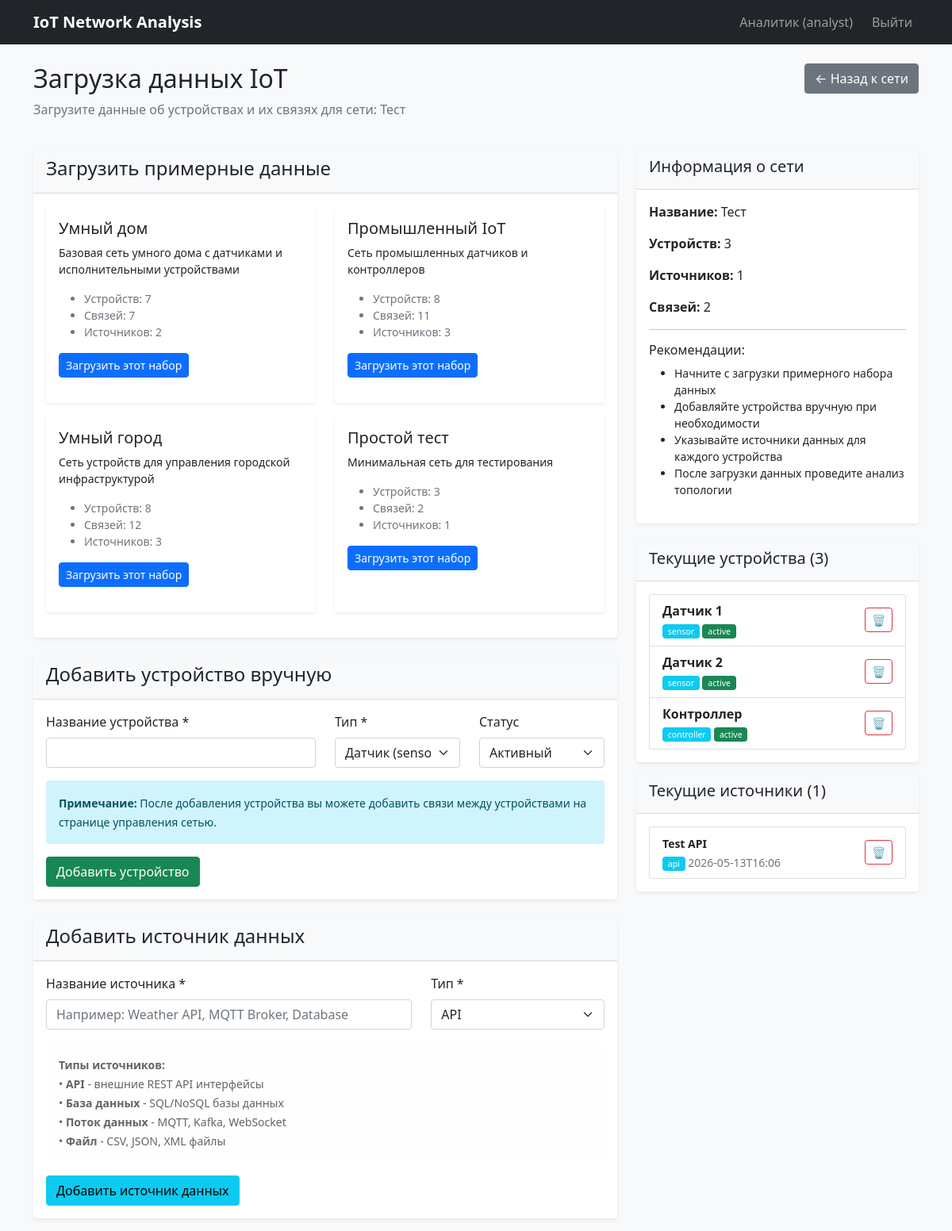
The app's page /load_data/1 (signed in) with its own data.
### tables this page shows
CREATE TABLE iot_networks (
                id INTEGER PRIMARY KEY AUTOINCREMENT,
                description TEXT,
                network_name TEXT NOT NULL,
                created_at TEXT DEFAULT CURRENT_TIMESTAMP,
                user_id INTEGER,
                FOREIGN KEY (user_id) REFERENCES users (id)
            );

CREATE TABLE devices (
                id INTEGER PRIMARY KEY AUTOINCREMENT,
                device_name TEXT NOT NULL,
                status TEXT NOT NULL,
                type TEXT NOT NULL,
                network_id INTEGER NOT NULL,
                FOREIGN KEY (network_id) REFERENCES iot_networks (id)
            );

CREATE TABLE data_sources (
                id INTEGER PRIMARY KEY AUTOINCREMENT,
                datasource_name TEXT NOT NULL,
                last_update TEXT NOT NULL,
                type TEXT NOT NULL,
                network_id INTEGER NOT NULL,
                FOREIGN KEY (network_id) REFERENCES iot_networks (id)
            );

### app.py (the view, shortened to what this page needs)
@app.route('/load_data/<int:network_id>', methods=['GET', 'POST'])
def load_data(network_id):
    if 'user_id' not in session:
        return redirect(url_for('index'))
    network_info = iot_service.get_network_details(network_id)
    if not network_info or 'network' not in network_info or not network_info['network'] or 'id' not in network_info['network']:
        flash('Сеть не найдена', 'error')
        return redirect(url_for('dashboard'))
    datasets = iot_service.get_sample_datasets()
    if datasets is None:
        datasets = {}
    return render_template('load_data.html',
                         network_info=network_info,
                         datasets=datasets,
                         user_role=session.get('user_role'))

### app.py (called while the page is built)
@app.context_processor
def utility_processor():
    def now():
        return datetime.now()
    return dict(now=now)

### domain_models.py (called while the page is built)
    def has_issues(self) -> bool:
        return len(self.isolated_nodes) > 0 or len(self.redundant_links) > 0

### gateways.py (called while the page is built)
    def _clear(self):
        self.id = None
        self.device_name = None
        self.status = None
        self.type = None
        self.network_id = None

    def load(self, device_id: int) -> bool:
        self._clear()
        cursor = self.conn.cursor()
        cursor.execute('''
            SELECT id, device_name, status, type, network_id
            FROM devices
            WHERE id = ?
        ''', (device_id,))
        row = cursor.fetchone()
        if row:
            self.id, self.device_name, self.status, self.type, self.network_id = row
            return True
        return False

    def to_domain_model(self) -> Optional[Device]:
        if self.id is None:
            return None
        cursor = self.conn.cursor()
        cursor.execute('''
            SELECT connected_device_id
            FROM device_connections
            WHERE device_id = ?
        ''', (self.id,))
        connections = [row[0] for row in cursor.fetchall()]
        return Device(
            id=self.id,
            device_name=self.device_name,
            status=DeviceStatus(self.status),
            type=DeviceType(self.type),
            network_id=self.network_id,
            connections=connections
        )

    def find_by_network(self, network_id: int) -> List[DeviceGateway]:
        cursor = self.conn.cursor()
        cursor.execute('SELECT id FROM devices WHERE network_id = ? ORDER BY id', (network_id,))
        gateways = []
        for row in cursor.fetchall():
            gateway = DeviceGateway(self.conn)
            if gateway.load(row[0]):
                gateways.append(gateway)
        return gateways

    def load(self, network_id: int) -> bool:
        cursor = self.conn.cursor()
        cursor.execute('''
            SELECT id, description, network_name, user_id, created_at
            FROM iot_networks
            WHERE id = ?
        ''', (network_id,))
        row = cursor.fetchone()
        if row:
            self.id, self.description, self.network_name, self.user_id, self.created_at = row
            return True
        return False

### templates/load_data.html (shortened to what this page needs)
{% extends "layout.html" %}
{% block content %}
<div class="row mb-4">
    <div class="col">
        <h2>Загрузка данных IoT</h2>
        <p class="text-muted">Загрузите данные об устройствах и их связях для сети: {{ network_info.network.name }}</p>
    </div>
    <div class="col-auto">
        <a href="{{ url_for('network_details', network_id=network_info.network.id) }}"
           class="btn btn-secondary">
            ← Назад к сети
        </a>
    </div>
</div>
<div class="row">
    <div class="col-md-8">
        <div class="card mb-4">
            <div class="card-header">
                <h4>Загрузить примерные данные</h4>
            </div>
            <div class="card-body">
                <form method="POST" onsubmit="return confirm('Внимание! При загрузке нового набора данных все существующие устройства и источники в этой сети будут удалены. Продолжить?');">
                    <div class="row">
                        {% for dataset_key, dataset in datasets.items() %}
                        <div class="col-md-6 mb-3">
                            <div class="card h-100">
                                <div class="card-body">
                                    <h5 class="card-title">{{ dataset.name }}</h5>
                                    <p class="card-text small">{{ dataset.description }}</p>
                                    <ul class="small text-muted">
                                        <li>Устройств: {{ dataset.devices|length }}</li>
                                        <li>Связей: {{ dataset.connections|length }}</li>
                                        <li>Источников: {{ dataset.data_sources|length }}</li>
                                    </ul>
                                    <button type="submit" name="dataset" value="{{ dataset_key }}"
                                            class="btn btn-primary btn-sm">
                                        Загрузить этот набор
                                    </button>
                                </div>
                            </div>
                        </div>
                        {% endfor %}
                    </div>
                </form>
            </div>
        </div>
        <div class="card mb-4">
            <div class="card-header">
                <h4>Добавить устройство вручную</h4>
            </div>
            <div class="card-body">
                <form method="POST">
                    <div class="row">
                        <div class="col-md-6">
                            <div class="mb-3">
                                <label for="device_name" class="form-label">Название устройства *</label>
                                <input type="text" class="form-control" id="device_name" name="device_name" required>
                            </div>
                        </div>
                        <div class="col-md-3">
                            <div class="mb-3">
                                <label for="device_type" class="form-label">Тип *</label>
                                <select class="form-select" id="device_type" name="device_type" required>
                                    <option value="sensor">Датчик (sensor)</option>
                                </select>
                            </div>
                        </div>
                        <div class="col-md-3">
                            <div class="mb-3">
                                <label for="device_status" class="form-label">Статус</label>
                                <select class="form-select" id="device_status" name="device_status">
                                    <option value="active">Активный</option>
                                </select>
                            </div>
                        </div>
                    </div>
                    <div class="alert alert-info">
                        <small>
                            <strong>Примечание:</strong> После добавления устройства вы можете добавить связи между
                            устройствами на странице управления сетью.
                        </small>
                    </div>
                    <button type="submit" class="btn btn-success">
                        Добавить устройство
                    </button>
                </form>
            </div>
        </div>
        <div class="card">
            <div class="card-header">
                <h4>Добавить источник данных</h4>
            </div>
            <div class="card-body">
                <form method="POST">
                    <div class="row">
                        <div class="col-md-8">
                            <div class="mb-3">
                                <label for="source_name" class="form-label">Название источника *</label>
                                <input type="text" class="form-control" id="source_name" name="source_name"
                                       placeholder="Например: Weather API, MQTT Broker, Database" required>
                            </div>
                        </div>
                        <div class="col-md-4">
                            <div class="mb-3">
                                <label for="source_type" class="form-label">Тип *</label>
                                <select class="form-select" id="source_type" name="source_type" required>
                                    <option value="api">API</option>
                                </select>
                            </div>
                        </div>
                    </div>
                    <div class="alert alert-light">
                        <small>
                            <strong>Типы источников:</strong><br>
                            • <strong>API</strong> - внешние REST API интерфейсы<br>
                            • <strong>База данных</strong> - SQL/NoSQL базы данных<br>
                            • <strong>Поток данных</strong> - MQTT, Kafka, WebSocket<br>
                            • <strong>Файл</strong> - CSV, JSON, XML файлы
                        </small>
                    </div>
                    <button type="submit" class="btn btn-info">
                        Добавить источник данных
                    </button>
                </form>
            </div>
        </div>
    </div>
    <div class="col-md-4">
        <div class="card mb-4">
            <div class="card-header">
                <h5>Информация о сети</h5>
            </div>
            <div class="card-body">
                <p><strong>Название:</strong> {{ network_info.network.name }}</p>
                <p><strong>Устройств:</strong> {{ network_info.stats.total_devices }}</p>
                <p><strong>Источников:</strong> {{ network_info.stats.total_data_sources }}</p>
                <p><strong>Связей:</strong> {{ network_info.stats.total_connections }}</p>
                <hr>
                <h6>Рекомендации:</h6>
                <ul class="small">
                    <li>Начните с загрузки примерного набора данных</li>
                    <li>Добавляйте устройства вручную при необходимости</li>
                    <li>Указывайте источники данных для каждого устройства</li>
                    <li>После загрузки данных проведите анализ топологии</li>
                </ul>
            </div>
        </div>
        <div class="card">
            <div class="card-header">
                <h5>Текущие устройства ({{ network_info.devices|length }})</h5>
            </div>
            <div class="card-body" style="max-height: 300px; overflow-y: auto;">
                {% if network_info.devices %}
                    <div class="list-group">
                        {% for device in network_info.devices %}
                        <div class="list-group-item">
                            <div class="d-flex justify-content-between align-items-center">
                                <div>
                                    <strong>{{ device.name }}</strong>
                                    <br>
                                    <small class="text-muted">
                                        <span class="badge bg-info">{{ device.type }}</span>
                                        <span class="badge bg-{{ 'success' if device.status == 'active' else 'secondary' }}">
                                            {{ device.status }}
                                        </span>
                                    </small>
                                </div>
                                <div>
                                    <form method="POST" action="{{ url_for('manage_device', device_id=device.id) }}"
                                          class="d-inline" onsubmit="return confirm('Удалить устройство?');">
                                        <button type="submit" class="btn btn-sm btn-outline-danger">
                                            🗑️
                                        </button>
                                    </form>
                                </div>
                            </div>
                        </div>
                        {% endfor %}
                    </div>
                {% else %}
                    <p class="text-muted">Нет устройств</p>
                {% endif %}
            </div>
        </div>
        {% if network_info.data_sources %}
        <div class="card mt-3">
            <div class="card-header">
                <h5>Текущие источники ({{ network_info.data_sources|length }})</h5>
            </div>
            <div class="card-body" style="max-height: 200px; overflow-y: auto;">
                <div class="list-group">
                    {% for source in network_info.data_sources %}
                    <div class="list-group-item">
                        <div class="d-flex justify-content-between align-items-center">
                            <div>
                                <small><strong>{{ source.name }}</strong></small>
                                <br>
                                <small class="text-muted">
                                    <span class="badge bg-info">{{ source.type }}</span>
                                    {{ source.last_update[:16] }}
                                </small>
                            </div>
                            <div>
                                <form method="POST" action="{{ url_for('manage_source', source_id=source.id) }}"
                                      class="d-inline" onsubmit="return confirm('Удалить источник?');">
                                    <button type="submit" class="btn btn-sm btn-outline-danger">
                                        🗑️
                                    </button>
                                </form>
                            </div>
                        </div>
                    </div>
                    {% endfor %}
                </div>
            </div>
        </div>
        {% endif %}
    </div>
</div>
{% endblock %}

### static/css/style.css (style rules this page uses)
body { background-color: #f8f9fa; }
.card { box-shadow: 0 0.125rem 0.25rem rgba(0, 0, 0, 0.075); margin-bottom: 1rem; border: none; }
.card-header { background-color: #f8f9fa; border-bottom: 1px solid rgba(0, 0, 0, 0.125); }
.btn { border-radius: 0.25rem; }
.alert { border-radius: 0.25rem; border: none; }
.badge { font-weight: normal; }
.card { animation: fadeIn 0.3s ease-in; }

### records on screen
iot_networks: network.name "Тест"
devices: name "Датчик 1", type "sensor", status "active"
devices: name "Датчик 2", type "sensor", status "active"
devices: name "Контроллер", type "controller", status "active"
data_sources: name "Test API", type "api", last_update "2026-05-13T16:06"

### other values on screen
{{ session.user_name }} "Аналитик"
{{ session.user_role }} "analyst"
{{ dataset.name }} "Умный дом" "Промышленный IoT" "Умный город" "Простой тест"
{{ dataset.description }} "Базовая сеть умного дома с датчиками и исполнительными устройствами" "Сеть промышленных датчиков и контроллеров" "Сеть устройств для управления городской инфраструктурой" "Минимальная сеть для тестирования"
{{ dataset.devices|length }} "7" "8" "8" "3"
{{ dataset.connections|length }} "7" "11" "12" "2"
{{ dataset.data_sources|length }} "2" "3" "3" "1"
{{ network_info.stats.total_devices }} "3"
{{ network_info.stats.total_data_sources }} "1"
{{ network_info.stats.total_connections }} "2"
{{ network_info.devices|length }} "3"
{{ network_info.data_sources|length }} "1"
